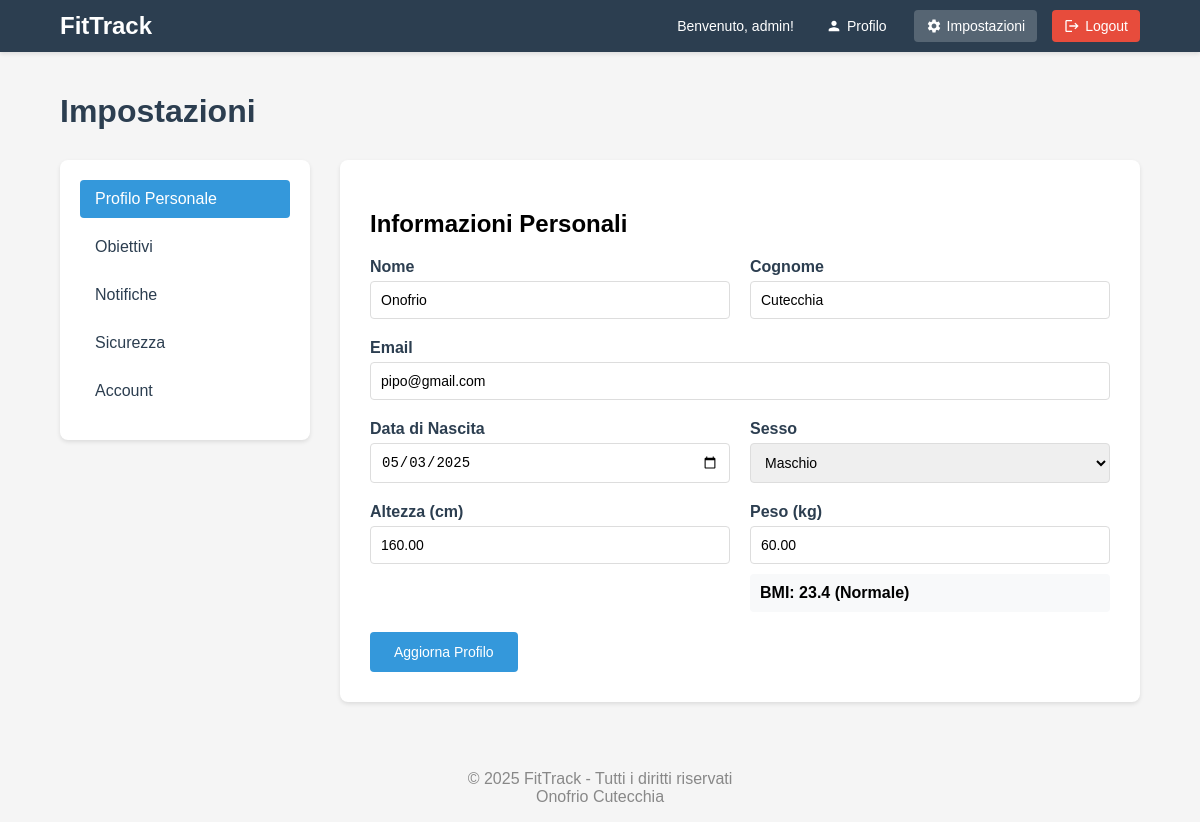
Screenshot of /impostazioni.php (signed in) with the database file from the repository.
### tables this page shows
CREATE TABLE `utenti` (
  `id` int(11) NOT NULL,
  `username` varchar(50) NOT NULL,
  `email` varchar(100) NOT NULL,
  `altezza` decimal(5,2) DEFAULT NULL,
  `peso` decimal(5,2) DEFAULT NULL,
  `password` varchar(255) NOT NULL,
  `nome` varchar(50) DEFAULT NULL,
  `cognome` varchar(50) DEFAULT NULL,
  `data_nascita` date DEFAULT NULL,
  `sesso` enum('M','F','Altro') DEFAULT NULL,
  `data_registrazione` timestamp NOT NULL DEFAULT current_timestamp()
);

### impostazioni.php (the view, shortened to what this page needs)
<?php
include 'connessione.php';
$id_utente = $_SESSION['utente_id'];
$sql = "SELECT * FROM utenti WHERE id = ?";
$stmt = $conn->prepare($sql);
$stmt->bind_param("i", $id_utente);
$stmt->execute();
$utente = $stmt->get_result()->fetch_assoc();
?>
<!DOCTYPE html>
<html lang="it">
<head>
</head>
<body>
    <nav class="navbar">
        <div class="navbar-container">
            <a href="dashboard.php" class="navbar-brand">FitTrack</a>
            <div class="navbar-user">
                <span class="user-welcome">Benvenuto, <?php echo htmlspecialchars($_SESSION['utente_username']); ?>!</span>
                <div class="navbar-links">
                    <a href="profilo.php" class="navbar-link">
                        <svg class="icon" viewBox="0 0 24 24">
                            <path d="M12 12c2.21 0 4-1.79 4-4s-1.79-4-4-4-4 1.79-4 4 1.79 4 4 4zm0 2c-2.67 0-8 1.34-8 4v2h16v-2c0-2.66-5.33-4-8-4z"/>
                        </svg>
                        Profilo
                    </a>
                    <a href="impostazioni.php" class="navbar-link active">
                        Impostazioni
                    </a>
                    <a href="logout.php" class="navbar-link logout">
                        <svg class="icon" viewBox="0 0 24 24">
                            <path d="M17 7l-1.41 1.41L18.17 11H8v2h10.17l-2.58 2.58L17 17l5-5zM4 5h8V3H4c-1.1 0-2 .9-2 2v14c0 1.1.9 2 2 2h8v-2H4V5z"/>
                        </svg>
                        Logout
                    </a>
                </div>
            </div>
        </div>
    </nav>
    <div class="container">
        <h1>Impostazioni</h1>
        <div class="impostazioni-container">
            <div class="sidebar">
                <ul class="sidebar-menu">
                    <li><a href="#" onclick="showSection('profilo')" class="menu-link active">Profilo Personale</a></li>
                    <li><a href="#" onclick="showSection('obiettivi')" class="menu-link">Obiettivi</a></li>
                    <li><a href="#" onclick="showSection('notifiche')" class="menu-link">Notifiche</a></li>
                    <li><a href="#" onclick="showSection('sicurezza')" class="menu-link">Sicurezza</a></li>
                    <li><a href="#" onclick="showSection('account')" class="menu-link">Account</a></li>
                </ul>
            </div>
            <div class="content">
                <div id="profilo" class="section active">
                    <h2>Informazioni Personali</h2>
                    <form method="POST">
                        <div class="form-row">
                            <div class="form-group">
                                <label for="nome">Nome</label>
                                <input type="text" id="nome" name="nome" value="<?php echo htmlspecialchars($utente['nome'] ?? ''); ?>" required>
                            </div>
                            <div class="form-group">
                                <label for="cognome">Cognome</label>
                                <input type="text" id="cognome" name="cognome" value="<?php echo htmlspecialchars($utente['cognome'] ?? ''); ?>" required>
                            </div>
                        </div>
                        <div class="form-group">
                            <label for="email">Email</label>
                            <input type="email" id="email" name="email" value="<?php echo htmlspecialchars($utente['email']); ?>" required>
                        </div>
                        <div class="form-row">
                            <div class="form-group">
                                <label for="data_nascita">Data di Nascita</label>
                                <input type="date" id="data_nascita" name="data_nascita" value="<?php echo $utente['data_nascita'] ?? ''; ?>">
                            </div>
                            <div class="form-group">
                                <label for="sesso">Sesso</label>
                                <select id="sesso" name="sesso">
                                    <option value="M" <?php echo ($utente['sesso'] ?? '') == 'M' ? 'selected' : ''; ?>>Maschio</option>
                                </select>
                            </div>
                        </div>
                        <div class="form-row">
                            <div class="form-group">
                                <label for="altezza">Altezza (cm)</label>
                                <input type="number" id="altezza" name="altezza" value="<?php echo $utente['altezza'] ?? ''; ?>" step="0.1" min="50" max="250">
                            </div>
                            <div class="form-group">
                                <label for="peso">Peso (kg)</label>
                                <input type="number" id="peso" name="peso" value="<?php echo $utente['peso'] ?? ''; ?>" step="0.1" min="20" max="300">
                            </div>
                        </div>
                        <button type="submit" name="aggiorna_profilo" class="btn">Aggiorna Profilo</button>
                    </form>
                </div>
            </div>
        </div>
    </div>
    <?php include 'footer.php'; ?>
</body>
</html>

### impostazioni.php (style rules this page uses)
body { font-family: Arial, sans-serif; margin: 0; padding: 0; background-color: #f5f5f5; }
.navbar { background-color: #2c3e50; padding: 10px 0; box-shadow: 0 2px 4px rgba(0,0,0,0.1); }
.navbar-container { width: 90%; max-width: 1200px; margin: 0 auto; display: flex; justify-content: space-between; align-items: center; }
.navbar-brand { color: white; font-size: 24px; font-weight: bold; text-decoration: none; }
.navbar-user { display: flex; align-items: center; gap: 20px; }
.user-welcome { color: white; font-size: 14px; }
.navbar-links { display: flex; align-items: center; gap: 15px; }
.navbar-link { display: flex; align-items: center; gap: 5px; color: white; text-decoration: none; padding: 8px 12px; border-radius: 4px; transition: background-color 0.3s; font-size: 14px; }
.navbar-link.active { background-color: rgba(255,255,255,0.2); }
.navbar-link.logout { background-color: #e74c3c; }
.icon { width: 16px; height: 16px; fill: currentColor; }
.container { width: 90%; max-width: 1200px; margin: 0 auto; padding: 20px; }
h1 { color: #2c3e50; margin-bottom: 30px; }
.impostazioni-container { display: grid; grid-template-columns: 250px 1fr; gap: 30px; margin-top: 20px; }
.sidebar { background-color: white; padding: 20px; border-radius: 8px; box-shadow: 0 2px 4px rgba(0,0,0,0.1); height: fit-content; }
.sidebar-menu { list-style: none; padding: 0; margin: 0; }
.sidebar-menu li { margin-bottom: 10px; }
.sidebar-menu a { display: block; padding: 10px 15px; color: #2c3e50; text-decoration: none; border-radius: 4px; transition: background-color 0.3s; }
.sidebar-menu a:hover, .sidebar-menu a.active { background-color: #3498db; color: white; }
.content { background-color: white; padding: 30px; border-radius: 8px; box-shadow: 0 2px 4px rgba(0,0,0,0.1); }
.section { display: none; }
.section.active { display: block; }
.form-group { margin-bottom: 20px; }
.form-row { display: grid; grid-template-columns: 1fr 1fr; gap: 20px; }
label { display: block; margin-bottom: 5px; font-weight: bold; color: #2c3e50; }
input, select, textarea { width: 100%; padding: 10px; border: 1px solid #ddd; border-radius: 4px; font-size: 14px; box-sizing: border-box; }
.btn { display: inline-block; padding: 12px 24px; background-color: #3498db; color: white; text-decoration: none; border: none; border-radius: 4px; cursor: pointer; font-size: 14px; transition: background-color 0.3s; }

### rows the page displays
utenti: nome "Onofrio", cognome "Cutecchia", email "pipo@gmail.com", data_nascita "05/03/2025", sesso "Maschio", altezza "160.00", peso "60.00"

### other values shown
$_SESSION['utente_username'] "admin"
